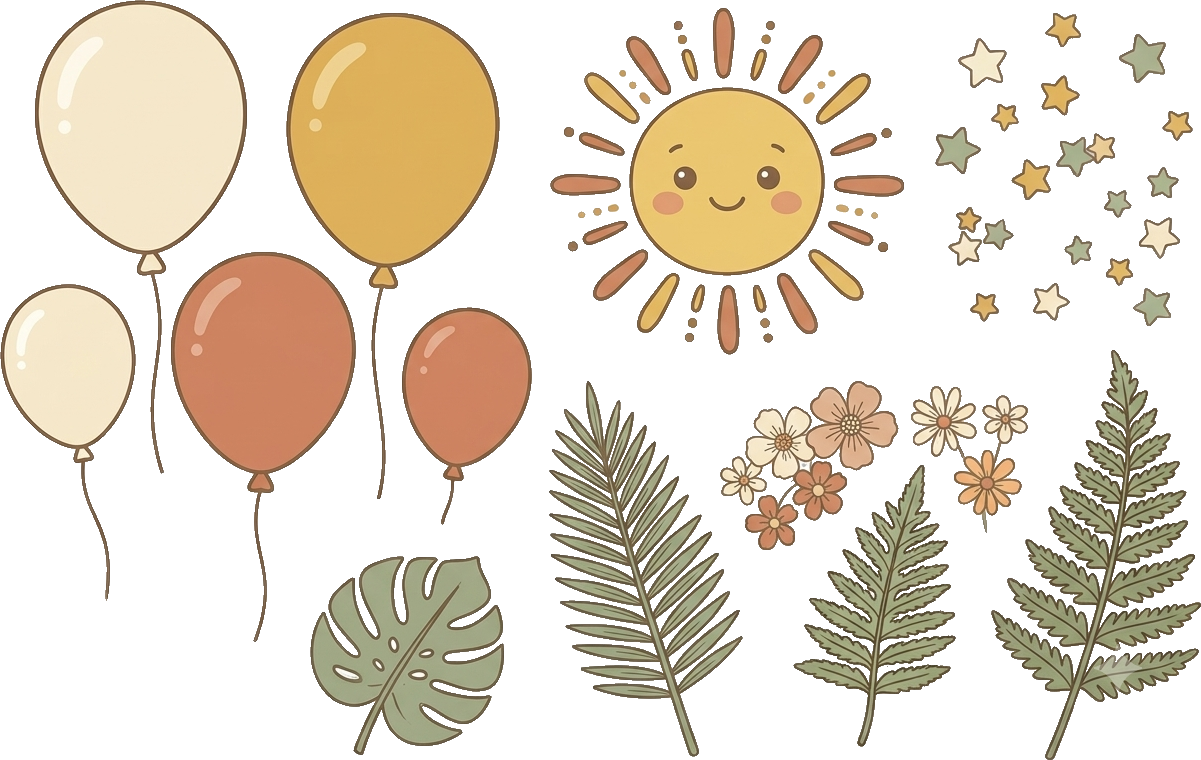
#> input picture recortes/adornos.png, 1201 x 760 px, given in place of Gemini_Generated_Image_2k7f5m2k7f5m2k7f.png, which was not available
$ python quitar_fondo.py
#> lines starting #> are read from the running program, lines starting #| are printed output that depends on the picture; after the words box and inside, x2 and y2 are one past the last pixel; in counts of white or black regions, pixels touching at a corner belong together; pictures that were not available may be replaced by others from this repository, and a replacement may not be noted
#!/usr/bin/env python3
"""
Quita el fondo cuadriculado (gris/blanco) "horneado" en las imagenes.
- detecta pixeles tipo-fondo: desaturados (gris/blanco) y claros.
- protect=True: solo borra los conectados al borde (preserva interiores
  claros del dibujo, ej. cuerpo del elefante, panza del leon).
- protect=False: borra todos los tipo-fondo (para marcos/hojas sin
  interiores claros grandes).
"""
import os, sys
from PIL import Image, ImageChops

DESAT_MAX = 40   # max-min <= esto  => gris/desaturado
BRIGHT_MIN = 140 # min >= esto      => claro (cubre gris 198 y blanco 255)

def bg_mask_bytes(im):
    r, g, b = im.convert("RGB").split()
    mx = ImageChops.lighter(ImageChops.lighter(r, g), b)
    mn = ImageChops.darker(ImageChops.darker(r, g), b)
    diff = ImageChops.subtract(mx, mn)
    desat = diff.point(lambda v: 255 if v <= DESAT_MAX else 0)
    bright = mn.point(lambda v: 255 if v >= BRIGHT_MIN else 0)
    mask = ImageChops.multiply(desat, bright)  # 255 donde es tipo-fondo
    return mask.tobytes(), im.width, im.height

def remove_bg(src, protect=True):
    im = (Image.open(src) if isinstance(src, str) else src).convert("RGBA")
    w, h = im.size
    mask, _, _ = bg_mask_bytes(im)
    mask = bytearray(mask)          # 255 = tipo-fondo
    remove = bytearray(w * h)       # 1 = borrar

    if protect:
        stack = []
        def seed(i):
            if mask[i] and not remove[i]:
                remove[i] = 1; stack.append(i)
        for x in range(w):
            seed(x); seed((h - 1) * w + x)
        for y in range(h):
            seed(y * w); seed(y * w + w - 1)
        while stack:
            i = stack.pop()
            x = i % w; y = i // w
            if x + 1 < w:
                j = i + 1
                if mask[j] and not remove[j]: remove[j] = 1; stack.append(j)
            if x - 1 >= 0:
                j = i - 1
                if mask[j] and not remove[j]: remove[j] = 1; stack.append(j)
            if y + 1 < h:
                j = i + w
                if mask[j] and not remove[j]: remove[j] = 1; stack.append(j)
            if y - 1 >= 0:
                j = i - w
                if mask[j] and not remove[j]: remove[j] = 1; stack.append(j)
    else:
        for i in range(w * h):
            if mask[i]: remove[i] = 1

    # construir alpha: 0 donde remove, sino conservar
    a = im.getchannel("A")
    abytes = bytearray(a.tobytes())
    for i in range(w * h):
        if remove[i]: abytes[i] = 0
    im.putalpha(Image.frombytes("L", (w, h), bytes(abytes)))
    return im

def remove_checker(src):
    """Quita el cuadriculado gris/blanco 'neutro' (incluso los huecos encerrados,
    ej. el agujero de un número). Conserva lo cálido (crema) y lo de color.
    src puede ser ruta o un PIL.Image."""
    from PIL import ImageChops
    im = Image.open(src) if isinstance(src, str) else src
    im = im.convert("RGBA")
    w, h = im.size
    r, g, b = im.convert("RGB").split()
    mx = ImageChops.lighter(ImageChops.lighter(r, g), b)
    mn = ImageChops.darker(ImageChops.darker(r, g), b)
    diff = ImageChops.subtract(mx, mn)
    neutral = diff.point(lambda v: 255 if v <= 10 else 0)   # R≈G≈B
    bright = mn.point(lambda v: 255 if v >= 150 else 0)
    mask = ImageChops.multiply(neutral, bright).tobytes()
    ab = bytearray(im.getchannel("A").tobytes())
    for i in range(w * h):
        if mask[i]:
            ab[i] = 0
    im.putalpha(Image.frombytes("L", (w, h), bytes(ab)))
    bb = im.getbbox()
    return im.crop(bb) if bb else im

def ya_transparente(im):
    """True si la imagen ya tiene bastante transparencia real (no hay que recortar)."""
    im = im.convert("RGBA")
    a = im.getchannel("A").tobytes()
    n = len(a)
    trans = sum(1 for i in range(0, n, max(1, n // 4000)) if a[i] < 20)
    return trans > (n // max(1, n // 4000)) * 0.05

if __name__ == "__main__":
    OUT = "/root/ct3d-personalizador/recortes"
    os.makedirs(OUT, exist_ok=True)
    A = "/root/safari-img"
    # (archivo, protect)
    tests = [
        ("Gemini_Generated_Image_2k7f5m2k7f5m2k7f.png", True,  "leon.png"),
        ("Gemini_Generated_Image_iocegjiocegjioce.png", False, "arco.png"),
    ]
    for src, prot, dst in tests:
        im = remove_bg(os.path.join(A, src), protect=prot)
#> in remove_bg, im is the input picture: PIL image 1201x760 RGBA; mean R, G, B, A 211.6, 201.2, 184.5, 95.9
#> in bg_mask_bytes, `desat = diff.point(lambda v: 255 if v <= DESAT_MAX else 0)`:
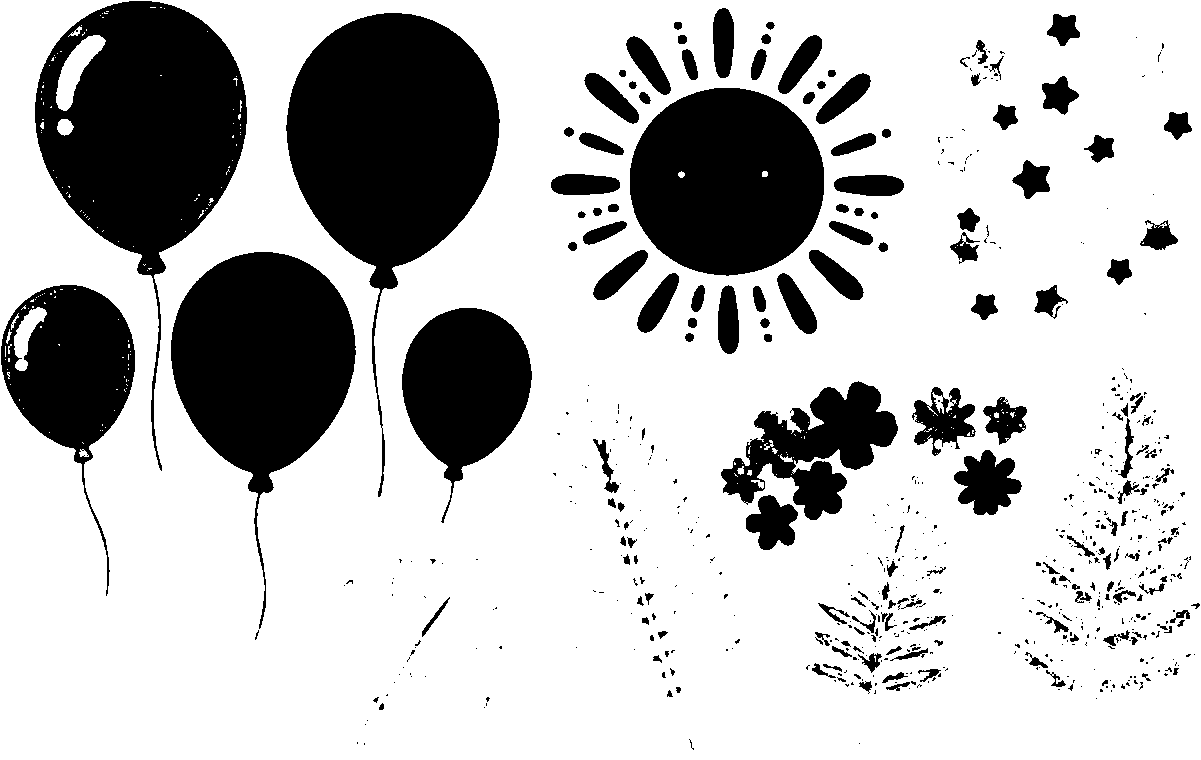
#> desat: PIL image 1201x760 L; 74.8% white; 653 black regions (478 under 20 px), largest, box (x1, y1, x2, y2) and area: (286, 13, 500, 497) 42388, (35, 1, 247, 471) 39966, (171, 252, 356, 629) 32061
#> in bg_mask_bytes, `bright = mn.point(lambda v: 255 if v >= BRIGHT_MIN else 0)`: bright: PIL image 1201x760 L; 70.9% white; 132 black regions (56 under 20 px), largest, box (x1, y1, x2, y2) and area: (286, 13, 500, 499) 41768, (171, 252, 356, 642) 31709, (991, 350, 1201, 760) 31282
#> in bg_mask_bytes, `mask = ImageChops.multiply(desat, bright)`:
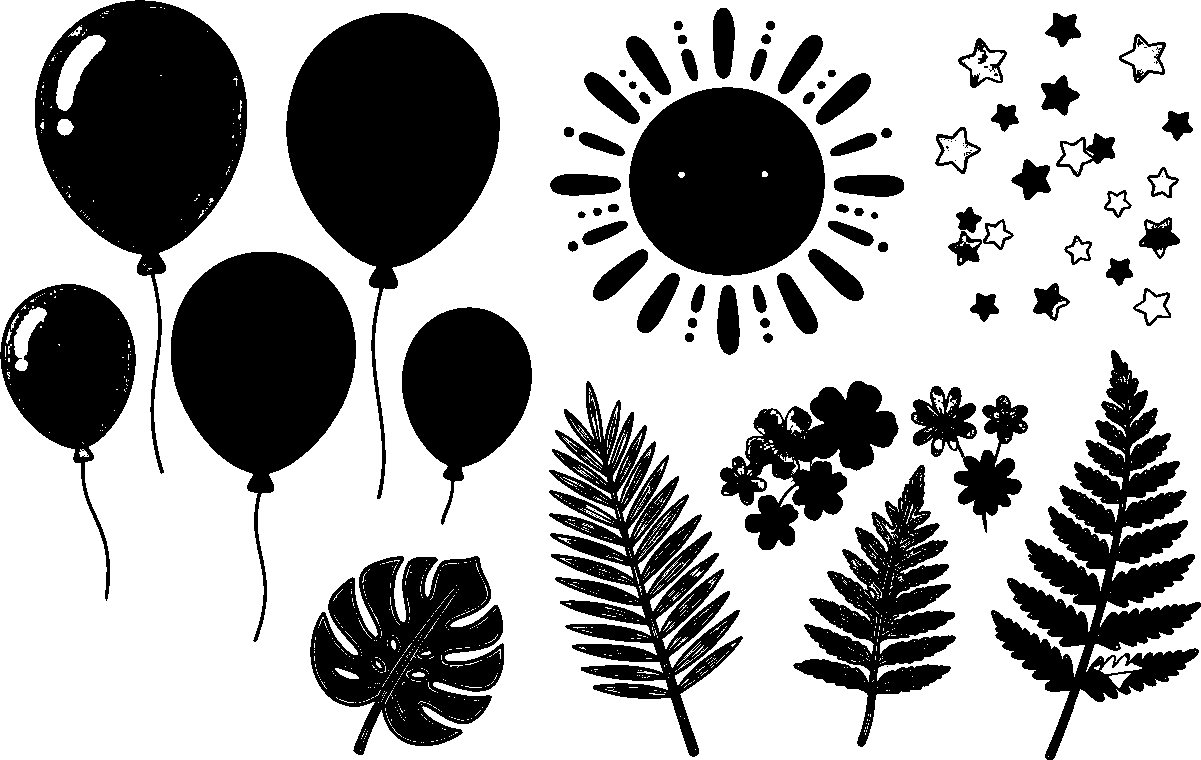
#> mask: PIL image 1201x760 L; 63.9% white; 95 black regions (19 under 20 px), largest, box (x1, y1, x2, y2) and area: (286, 13, 500, 499) 42988, (35, 0, 247, 474) 40578, (171, 252, 356, 642) 32596
#> after the loop in remove_bg, `while stack:`: stack = []
#> in remove_bg, `a = im.getchannel("A")`:
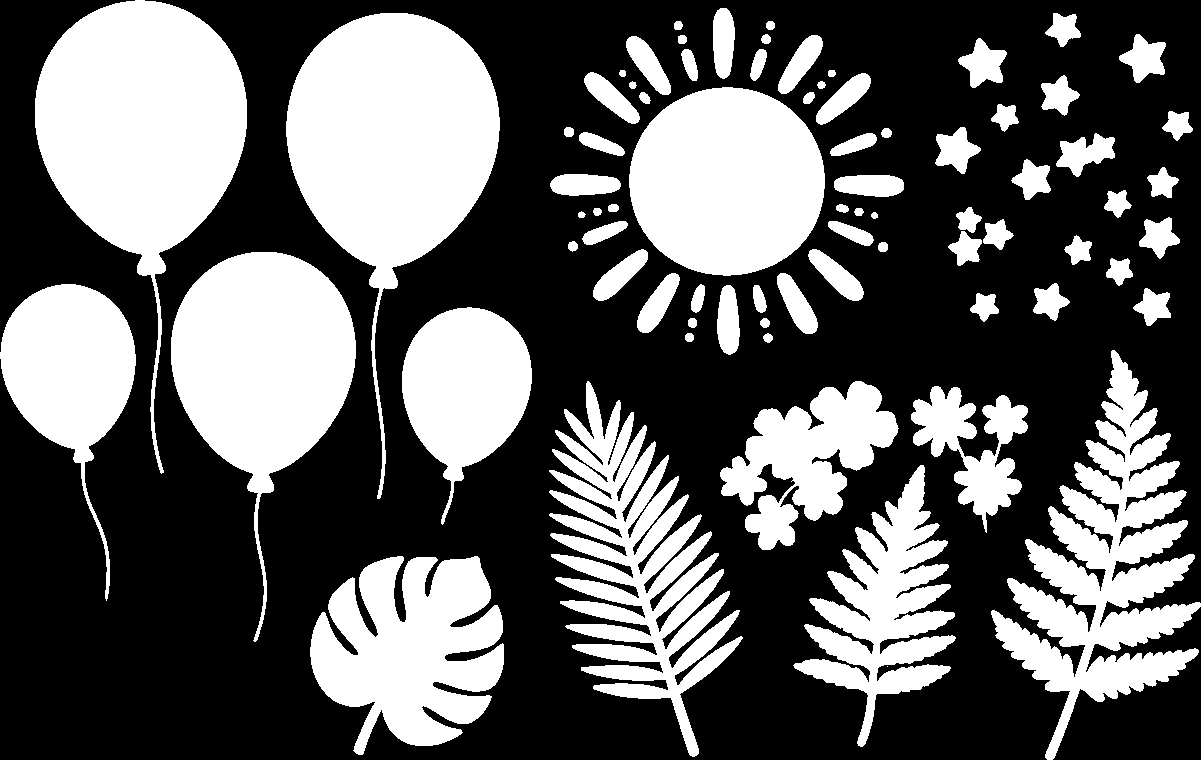
#> a: PIL image 1201x760 L; 37.6% white; 77 white regions (1 under 20 px), largest, box (x1, y1, x2, y2) and area: (286, 13, 500, 499) 42988, (35, 0, 247, 474) 42637, (171, 252, 356, 642) 32596
        # recorte a contenido
        bb = im.getbbox()
#> bb = (0, 0, 1201, 760)
        if bb: im = im.crop(bb)
        # poner sobre crema para previsualizar el resultado real
        prev = Image.new("RGBA", im.size, (244, 239, 230, 255))
        prev.alpha_composite(im)
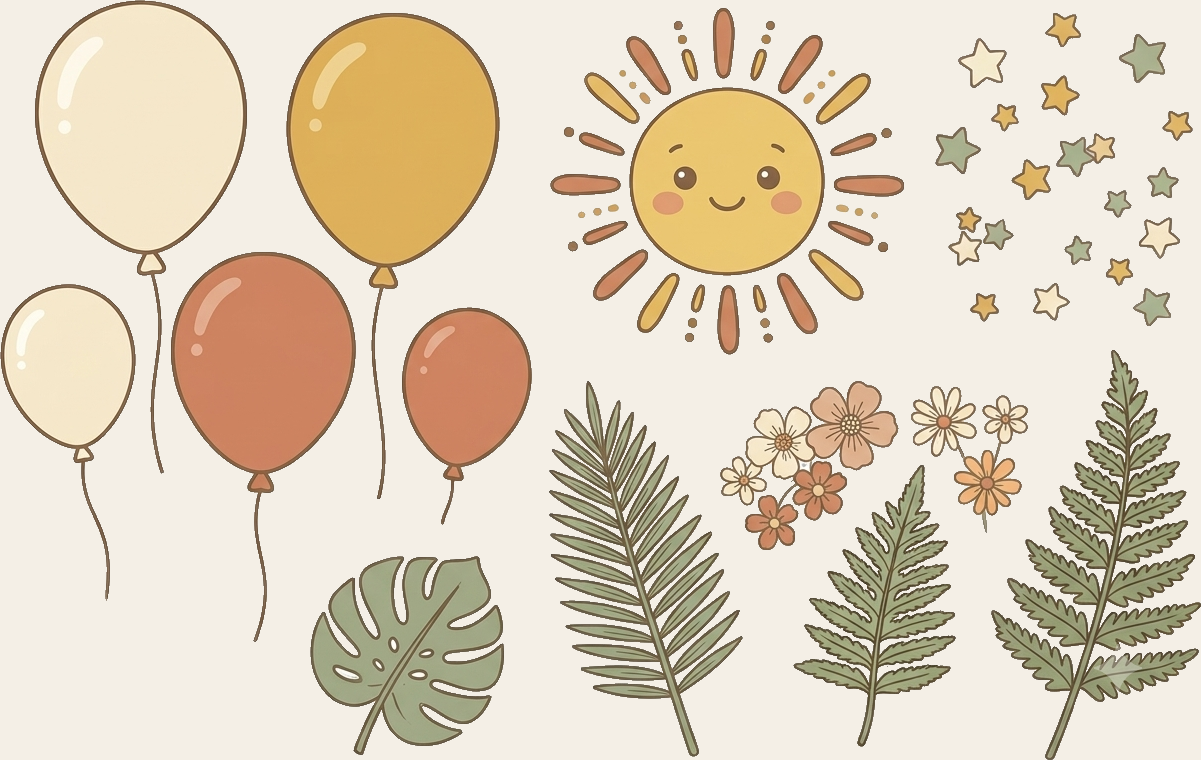
#> prev: PIL image 1201x760 RGBA; mean R, G, B, A 222.6, 209.4, 188.1, 255
        im.save(os.path.join(OUT, dst))
        prev.convert("RGB").save(os.path.join(OUT, "prev_" + dst.replace(".png", ".jpg")), quality=90)
        print("OK", dst, im.size)
#| OK leon.png (1201, 760)
#> pass 2 of the loop `for src, prot, dst in tests:`:
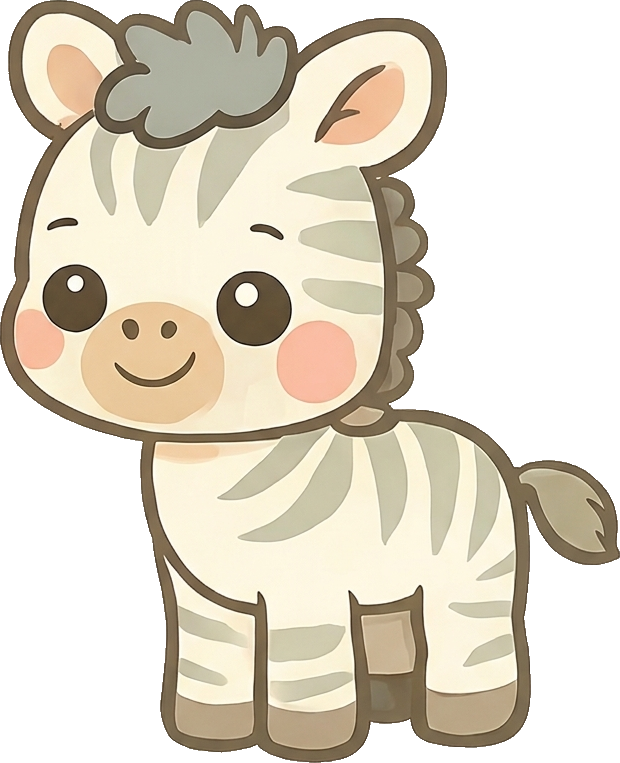
#> input picture recortes/cebra.png, 620 x 763 px, given in place of Gemini_Generated_Image_iocegjiocegjioce.png, which was not available
#> in remove_bg, im is the input picture: PIL image 620x763 RGBA; mean R, G, B, A 211.8, 203.8, 187.8, 157.7
#> r: PIL image 620x763 L
#> g: PIL image 620x763 L
#> b: PIL image 620x763 L
#> mx: PIL image 620x763 L
#> mn: PIL image 620x763 L
#> diff: PIL image 620x763 L
#> in bg_mask_bytes (call 2), `desat = diff.point(lambda v: 255 if v <= DESAT_MAX else 0)`:
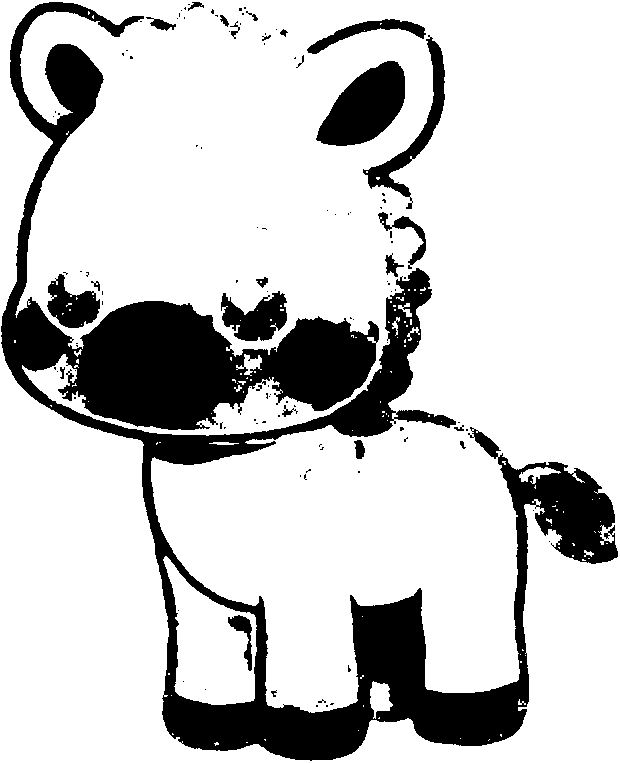
#> desat: PIL image 620x763 L; 79.3% white; 118 black regions (92 under 20 px), largest, box (x1, y1, x2, y2) and area: (1, 2, 618, 761) 83407, (316, 61, 405, 146) 4716, (363, 35, 445, 209) 2403
#> bright: PIL image 620x763 L; 82.3% white; 52 black regions (39 under 20 px), largest, box (x1, y1, x2, y2) and area: (0, 0, 620, 763) 70031, (216, 271, 292, 346) 4084, (42, 264, 107, 332) 3245
#> mask: PIL image 620x763 L; 73.7% white; 71 black regions (59 under 20 px), largest, box (x1, y1, x2, y2) and area: (0, 0, 620, 763) 113911, (314, 61, 405, 146) 4843, (216, 271, 292, 346) 4084
#> a: PIL image 620x763 L; 61.8% white; 5 black regions, box (x1, y1, x2, y2) and area: (203, 0, 620, 551) 93198, (0, 345, 309, 763) 55678, (321, 505, 620, 763) 23703, (0, 0, 52, 322) 6449, (67, 0, 190, 24) 1557
#> `prev.alpha_composite(im)`:
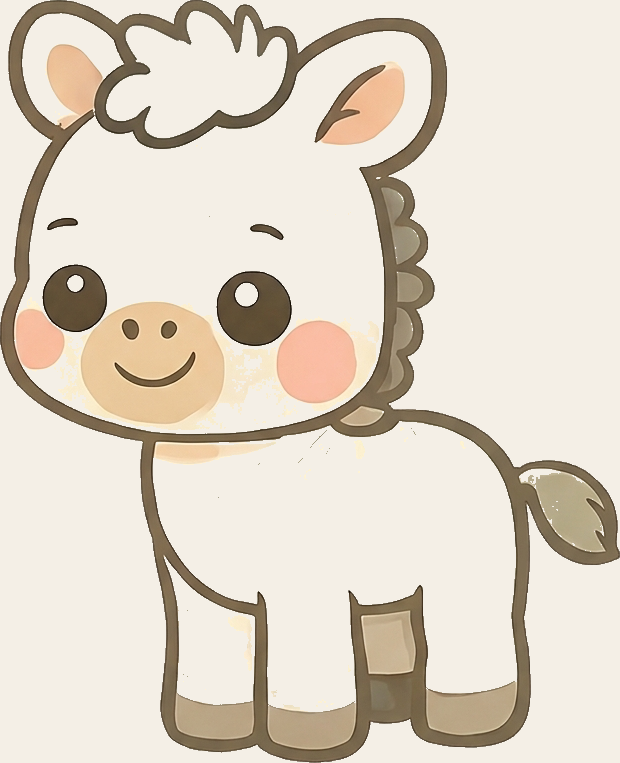
#> prev: PIL image 620x763 RGBA; mean R, G, B, A 222.4, 212.8, 198.6, 255
#| OK arco.png (620, 763)
